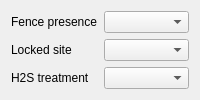
             <widget class="QWidget" name="tab_5">
              <attribute name="title">
               <string>Exterior</string>
              </attribute>
              <layout class="QGridLayout" name="gridLayout_11">
               <item row="1" column="0">
                <widget class="QLabel" name="label_43">
                 <property name="text">
                  <string>Locked site</string>
                 </property>
                 <property name="wordWrap">
                  <bool>true</bool>
                 </property>
                </widget>
               </item>
               <item row="0" column="0">
                <widget class="QLabel" name="label_42">
                 <property name="text">
                  <string>Fence presence</string>
                 </property>
                 <property name="wordWrap">
                  <bool>true</bool>
                 </property>
                </widget>
               </item>
               <item row="1" column="1">
                <widget class="QComboBox" name="pslocked"/>
               </item>
               <item row="0" column="1">
                <widget class="QComboBox" name="psfence"/>
               </item>
               <item row="2" column="0">
                <widget class="QLabel" name="label_9">
                 <property name="text">
                  <string>H2S treatment</string>
                 </property>
                </widget>
               </item>
               <item row="2" column="1">
                <widget class="QComboBox" name="psh2streatment"/>
               </item>
              </layout>
             </widget>
